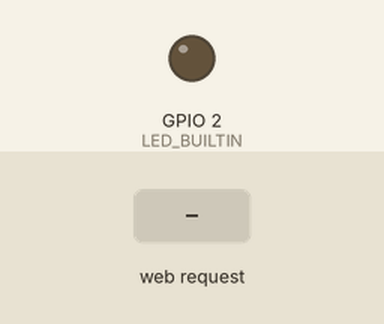
This sketch was run on a simulated ESP8266 (NodeMCU). On the bench: output pins drawn as LEDs (lit = HIGH, except the on-board LED, lit = LOW). Inputs (shaded band) come from the test bench. WiFi joins after 1.5 s; servers stay silent unless stated; what the sketch prints to the serial monitor is not drawn.

Above: at 2.7 s.
2.8 s: HTTP request GET /LED=ON received
At 4.0 s:
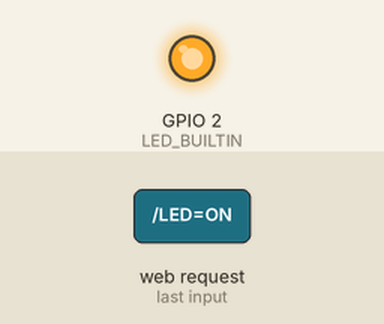
4.3 s: HTTP request GET /LED=OFF received
At 5.1 s:
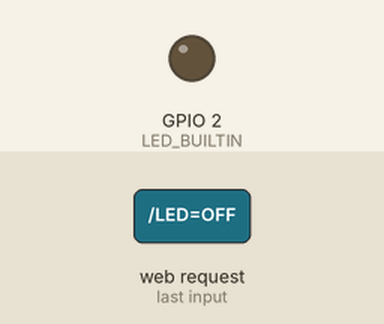
Timing chart, 0 to 7.3 s (numbered marks = the images above; inputs shaded):
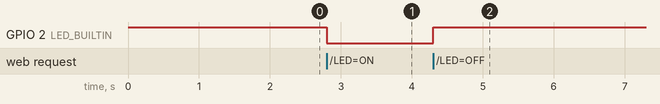

Measured:
- after the input at 2.8 s, GPIO 2 (LED_BUILTIN): HIGH → LOW at once
- after the input at 4.3 s, GPIO 2 (LED_BUILTIN): LOW → HIGH at once

The sketch:

webserver2.ino
```cpp
#include <ESP8266WiFi.h>

//const char* ssid = "YOUR_WIFI_NAME";
//const char* password = "YOUR_WIFI_PASSWORD";
const char* ssid = "OnePlus 11R 5G";
const char* password = "ryanShank07";

WiFiServer server(80);

void setup() {
  Serial.begin(9600);
  pinMode(LED_BUILTIN, OUTPUT);
  digitalWrite(LED_BUILTIN, HIGH); // LED OFF (active LOW)

  Serial.println();
  Serial.print("Connecting to ");
  Serial.println(ssid);

  WiFi.begin(ssid, password);

  while (WiFi.status() != WL_CONNECTED) {
    delay(500);
    Serial.print(".");
  }

  Serial.println("");
  Serial.println("WiFi connected");
  Serial.print("IP address: ");
  Serial.println(WiFi.localIP());

  server.begin();
}

void loop() {
  WiFiClient client = server.available();
  if (!client) return;

  Serial.println("New Client");
  String request = client.readStringUntil('\r');
  Serial.println(request);
  client.flush();

  if (request.indexOf("/LED=ON") != -1) {
    digitalWrite(LED_BUILTIN, LOW);
  }
  if (request.indexOf("/LED=OFF") != -1) {
    digitalWrite(LED_BUILTIN, HIGH);
  }

  client.println("HTTP/1.1 200 OK");
  client.println("Content-Type: text/html");
  client.println("");
  client.println("<!DOCTYPE HTML>");
  client.println("<html>");
  client.println("<h1>NodeMCU Web Server</h1>");
  client.println("<a href=\"/LED=ON\"><button>LED ON</button></a>");
  client.println("<a href=\"/LED=OFF\"><button>LED OFF</button></a>");
  client.println("</html>");

  delay(1);
  Serial.println("Client disconnected");
}
```
